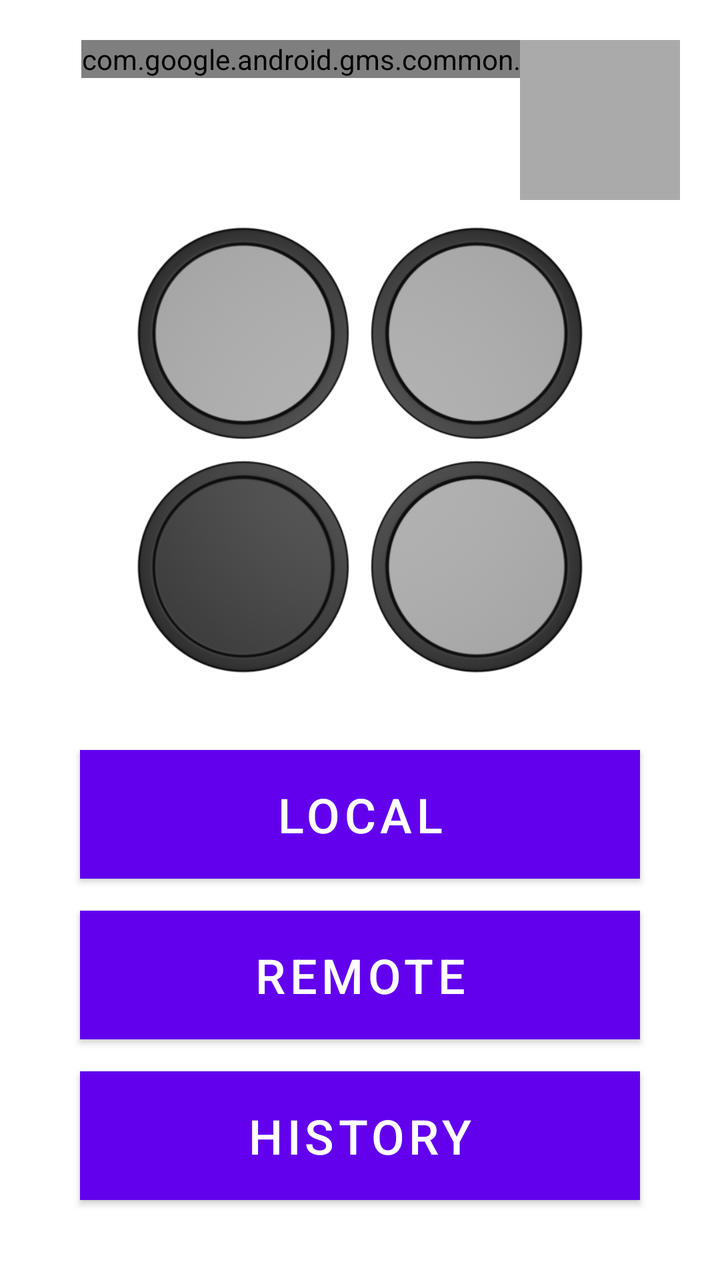
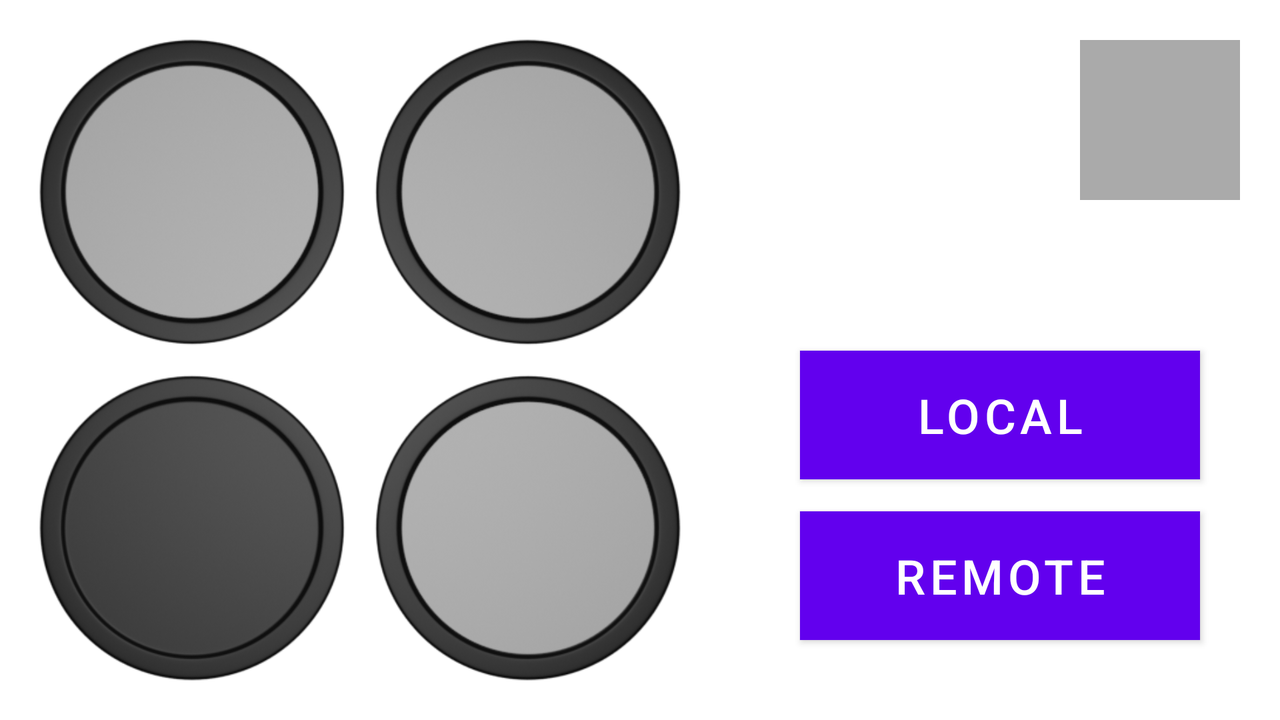

First picture: res/layout/ on a phone held upright. Second picture: the repository's own variant of that layout, on a device whose configuration matches the variant's folder. Source for both follows.
<!-- AndroidManifest.xml: application theme Theme.MultiplayerReversi -->
<!-- res/layout/activity_launcher.xml -->
<?xml version="1.0" encoding="utf-8"?>
<FrameLayout xmlns:android="http://schemas.android.com/apk/res/android"
    xmlns:tools="http://schemas.android.com/tools"
    android:layout_width="match_parent"
    android:layout_height="match_parent"
    tools:context=".activities.LauncherActivity">

    <ImageView
        android:layout_width="250dp"
        android:layout_height="250dp"
        android:layout_gravity="center_horizontal"
        android:layout_marginTop="100dp"
        android:src="@drawable/logo" />
    <com.google.android.gms.common.SignInButton
        android:id="@+id/sign_in_button"
        android:layout_width="wrap_content"
        android:layout_height="wrap_content"
        android:layout_gravity="top|end"
        android:layout_margin="20dp"/>

    <ImageView
        android:id="@+id/avatarIcon"
        android:layout_width="80dp"
        android:layout_height="80dp"
        android:layout_gravity="top|end"
        android:layout_margin="20dp"
        android:background="@android:color/darker_gray"
        android:src="@drawable/avatar_icon" />

    <LinearLayout
        android:layout_width="match_parent"
        android:layout_height="wrap_content"
        android:layout_gravity="center_horizontal|bottom"
        android:orientation="vertical"
        android:padding="32dp">

        <Button
            android:id="@+id/btnLocal"
            style="@style/MainMenuBtn"
            android:text="@string/local_1v1" />

        <Button
            android:id="@+id/btnRemote"
            style="@style/MainMenuBtn"
            android:text="@string/remote" />
        <Button
            android:id="@+id/btnHistory"
            style="@style/MainMenuBtn"
            android:text="@string/history" />

    </LinearLayout>
</FrameLayout>
<!-- resources referenced by this layout -->
<resources>
  <!-- drawable logo: png bitmap (drawable, 243968 bytes) -->
  <string name="history">History</string>
  <string name="local_1v1">Local</string>
  <string name="remote">Remote</string>
  <style name="MainMenuBtn" parent="Widget.MaterialComponents.Button">
          <item name="android:layout_width">match_parent</item>
          <item name="android:layout_height">wrap_content</item>
          <item name="android:layout_margin">8dp</item>
          <item name="android:background">@android:color/holo_purple</item>
          <item name="android:padding">10dp</item>
          <item name="android:textSize">24sp</item>
      </style>
  <style name="Theme.MultiplayerReversi" parent="Theme.MaterialComponents.DayNight.NoActionBar">
          
          <item name="colorPrimary">@color/purple_500</item>
          <item name="colorPrimaryVariant">@color/purple_700</item>
          <item name="colorOnPrimary">@color/white</item>
          
          <item name="colorSecondary">@color/teal_200</item>
          <item name="colorSecondaryVariant">@color/teal_700</item>
          <item name="colorOnSecondary">@color/black</item>
          
          <item name="android:statusBarColor" tools:targetApi="l">?attr/colorPrimaryVariant</item>
          
      </style>
  <color name="purple_500">#FF6200EE</color>
  <color name="purple_700">#FF3700B3</color>
  <color name="white">#FFFFFFFF</color>
  <color name="teal_200">#FF03DAC5</color>
  <color name="teal_700">#FF018786</color>
  <color name="black">#FF000000</color>
</resources>
<!-- res/layout-land/activity_launcher.xml (the repository's variant of the layout above) -->
<!-- drawn on the phone turned sideways -->
<?xml version="1.0" encoding="utf-8"?>
<androidx.constraintlayout.widget.ConstraintLayout xmlns:android="http://schemas.android.com/apk/res/android"
    xmlns:app="http://schemas.android.com/apk/res-auto"
    xmlns:tools="http://schemas.android.com/tools"
    android:layout_width="match_parent"
    android:layout_height="match_parent"
    android:orientation="horizontal"
    tools:context=".activities.LauncherActivity">

    <ImageView
        android:id="@+id/logo"
        android:layout_width="0dp"
        android:layout_height="match_parent"
        android:src="@drawable/logo"
        app:layout_constraintBottom_toBottomOf="parent"
        app:layout_constraintDimensionRatio="w,1:1"
        app:layout_constraintLeft_toLeftOf="parent"
        app:layout_constraintTop_toTopOf="parent" />

    <FrameLayout
        android:layout_width="0dp"
        android:layout_height="match_parent"
        app:layout_constraintBottom_toBottomOf="parent"
        app:layout_constraintRight_toRightOf="parent"
        app:layout_constraintLeft_toRightOf="@id/logo"
        app:layout_constraintTop_toTopOf="parent">

        <LinearLayout
            android:layout_width="match_parent"
            android:layout_height="wrap_content"
            android:layout_gravity="center_horizontal|bottom"
            android:orientation="vertical"
            android:padding="32dp">

            <Button
                android:id="@+id/btnLocal"
                style="@style/MainMenuBtn"
                android:text="@string/local_1v1" />

            <Button
                android:id="@+id/btnRemote"
                style="@style/MainMenuBtn"
                android:text="@string/remote" />

        </LinearLayout>

        <ImageView
            android:id="@+id/avatarIcon"
            android:layout_width="80dp"
            android:layout_height="80dp"
            android:layout_gravity="top|end"
            android:layout_margin="20dp"
            android:background="@android:color/darker_gray"
            android:src="@drawable/avatar_icon" />

    </FrameLayout>

</androidx.constraintlayout.widget.ConstraintLayout>
<!-- resources referenced by the variant -->
<!-- as the phone turned sideways resolves them -->
<resources>
  <!-- drawable logo: png bitmap (drawable, 243968 bytes) -->
  <string name="local_1v1">Local</string>
  <string name="remote">Remote</string>
  <style name="MainMenuBtn" parent="Widget.MaterialComponents.Button">
          <item name="android:layout_width">match_parent</item>
          <item name="android:layout_height">wrap_content</item>
          <item name="android:layout_margin">8dp</item>
          <item name="android:background">@android:color/holo_purple</item>
          <item name="android:padding">10dp</item>
          <item name="android:textSize">24sp</item>
      </style>
  <style name="Theme.MultiplayerReversi" parent="Theme.MaterialComponents.DayNight.NoActionBar">
          
          <item name="colorPrimary">@color/purple_500</item>
          <item name="colorPrimaryVariant">@color/purple_700</item>
          <item name="colorOnPrimary">@color/white</item>
          
          <item name="colorSecondary">@color/teal_200</item>
          <item name="colorSecondaryVariant">@color/teal_700</item>
          <item name="colorOnSecondary">@color/black</item>
          
          <item name="android:statusBarColor" tools:targetApi="l">?attr/colorPrimaryVariant</item>
          
      </style>
  <color name="purple_500">#FF6200EE</color>
  <color name="purple_700">#FF3700B3</color>
  <color name="white">#FFFFFFFF</color>
  <color name="teal_200">#FF03DAC5</color>
  <color name="teal_700">#FF018786</color>
  <color name="black">#FF000000</color>
</resources>
